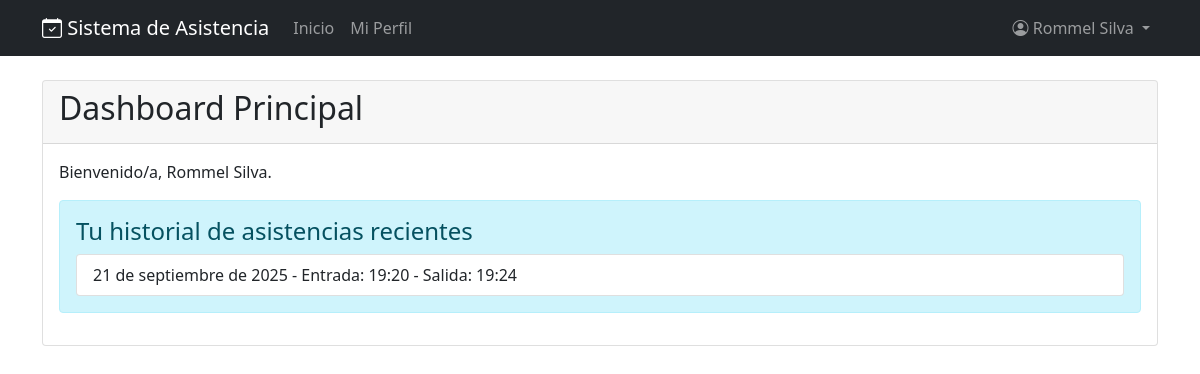
The page / (signed in) on the database its author committed.
### usuarios/models.py (models this page shows, shortened)
class Usuario(AbstractUser):
    TIPO_USUARIO = [
        ('admin', 'Administrador'),
        ('docente', 'Docente'),
        ('estudiante', 'Estudiante'),
    ]
    FACULTADES = [
        ('', '-- Seleccione Facultad --'),
        ('FIE', 'Facultad de Informática y Electrónica'),
        ('FADE', 'Facultad Administración de Empresas'),
        ('FCS', 'Facultad de Ciencias'),
        ('FCP', 'Facultad de Ciencias Pecuarias'),
        ('FME', 'Facultad de Mecánica'),
        ('FNR', 'Facultad de Recursos Naturales'),
        ('FSP', 'Facultad de Salud Pública'),
    ]
    tipo_usuario = models.CharField(max_length=10, choices=TIPO_USUARIO, default='estudiante')
    telefono = models.CharField(max_length=15, blank=True)
    foto = models.ImageField(upload_to='perfiles/', blank=True, null=True)
    is_first_login = models.BooleanField(default=True)
    qr_token = models.CharField(max_length=50, unique=True, blank=True)
    facultad = models.CharField(
        max_length=20,
        choices=FACULTADES,
        blank=True,
        null=True,
        verbose_name='Facultad'
    )

### core/models.py (models this page shows, shortened)
class Asistencia(models.Model):
    usuario = models.ForeignKey(Usuario, on_delete=models.CASCADE)
    fecha = models.DateField()  # REMOVER auto_now_add=True aquí
    hora_entrada = models.TimeField()
    hora_salida = models.TimeField(blank=True, null=True)
    class Meta:
        unique_together = ['usuario', 'fecha']
        ordering = ['-fecha', '-hora_entrada']

### core/views.py (the view)
# urls.py: path('', views.dashboard, name='dashboard'),
@login_required
def dashboard(request):
    from django.db.models import Count, Q
    from datetime import datetime, timedelta
    hoy = datetime.now().date()
    if request.user.tipo_usuario == 'admin':
        total_usuarios = Usuario.objects.count()
        total_docentes = Usuario.objects.filter(tipo_usuario='docente').count()
        total_estudiantes = Usuario.objects.filter(tipo_usuario='estudiante').count()
        asistencias_hoy = Asistencia.objects.filter(fecha=hoy)
        presentes_hoy = asistencias_hoy.count()
        context = {
            'total_usuarios': total_usuarios,
            'total_docentes': total_docentes,
            'total_estudiantes': total_estudiantes,
            'presentes_hoy': presentes_hoy,
        }
    else:
        asistencias = Asistencia.objects.filter(usuario=request.user).order_by('-fecha')[:10]
        context = {
            'asistencias': asistencias,
        }
    return render(request, 'core/dashboard.html', context)

### templates/core/dashboard.html
{% extends 'base.html' %}
{% block content %}
<div class="row">
    <div class="col-md-12">
        <div class="card">
            <div class="card-header">
                <h2>Dashboard Principal</h2>
            </div>
            <div class="card-body">
                <p>Bienvenido/a, {{ user.get_full_name }}.</p>
                {% if user.tipo_usuario == 'admin' %}
                <div class="row">
                    <div class="col-md-3">
                        <div class="card text-white bg-primary mb-3">
                            <div class="card-body">
                                <h5 class="card-title">Usuarios</h5>
                                <p class="card-text">Total: {{ total_usuarios }}</p>
                            </div>
                        </div>
                    </div>
                    <div class="col-md-3">
                        <div class="card text-white bg-success mb-3">
                            <div class="card-body">
                                <h5 class="card-title">Docentes</h5>
                                <p class="card-text">Total: {{ total_docentes }}</p>
                            </div>
                        </div>
                    </div>
                    <div class="col-md-3">
                        <div class="card text-white bg-info mb-3">
                            <div class="card-body">
                                <h5 class="card-title">Estudiantes</h5>
                                <p class="card-text">Total: {{ total_estudiantes }}</p>
                            </div>
                        </div>
                    </div>
                    <div class="col-md-3">
                        <div class="card text-white bg-warning mb-3">
                            <div class="card-body">
                                <h5 class="card-title">Asistencias Hoy</h5>
                                <p class="card-text">Total: {{ presentes_hoy }}</p>
                            </div>
                        </div>
                    </div>
                </div>
                {% else %}
                <div class="alert alert-info">
                    <h4>Tu historial de asistencias recientes</h4>
                    {% if asistencias %}
                    <ul class="list-group">
                        {% for asistencia in asistencias %}
                        <li class="list-group-item">
                            {{ asistencia.fecha }} -
                            Entrada: {{ asistencia.hora_entrada|time:"H:i" }}
                            {% if asistencia.hora_salida %}
                            - Salida: {{ asistencia.hora_salida|time:"H:i" }}
                            {% endif %}
                        </li>
                        {% endfor %}
                    </ul>
                    {% else %}
                    <p>No tienes registros de asistencia recientes.</p>
                    {% endif %}
                </div>
                {% endif %}
            </div>
        </div>
    </div>
</div>
{% endblock %}

### templates/base.html (shortened to what this page needs)
<!DOCTYPE html>
<html lang="es">
<head>
    <link href="https://cdn.jsdelivr.net/npm/bootstrap@5.1.3/dist/css/bootstrap.min.css" rel="stylesheet">
    <link rel="stylesheet" href="https://cdn.jsdelivr.net/npm/bootstrap-icons@1.8.1/font/bootstrap-icons.css">
</head>
<body>
    <nav class="navbar navbar-expand-lg navbar-dark bg-dark">
        <div class="container">
            <a class="navbar-brand" href="{% url 'dashboard' %}">
                <i class="bi bi-calendar-check"></i> Sistema de Asistencia
            </a>
            <div class="collapse navbar-collapse" id="navbarNav">
                <ul class="navbar-nav me-auto">
                    {% if user.is_authenticated %}
                    <li class="nav-item">
                        <a class="nav-link" href="{% url 'dashboard' %}">Inicio</a>
                    </li>
                    <li class="nav-item">
                        <a class="nav-link" href="{% url 'perfil' %}">Mi Perfil</a>
                    </li>
                    {% endif %}
                </ul>
                <ul class="navbar-nav">
                    {% if user.is_authenticated %}
                    <li class="nav-item dropdown">
                        <a class="nav-link dropdown-toggle" href="#" id="navbarDropdown" role="button" data-bs-toggle="dropdown">
                            <i class="bi bi-person-circle"></i> {{ user.get_full_name }}
                        </a>
                    </li>
                    {% else %}
                    <li class="nav-item">
                        <a class="nav-link" href="{% url 'login' %}">Iniciar Sesión</a>
                    </li>
                    {% endif %}
                </ul>
            </div>
        </div>
    </nav>
    <main class="container my-4">
        {% block content %}
        {% endblock %}
    </main>
</body>
</html>

### rows shown on the page
Usuario: get_full_name "Rommel Silva"
Asistencia: fecha "21 de septiembre de 2025", hora_entrada "19:20", hora_salida "19:24"
